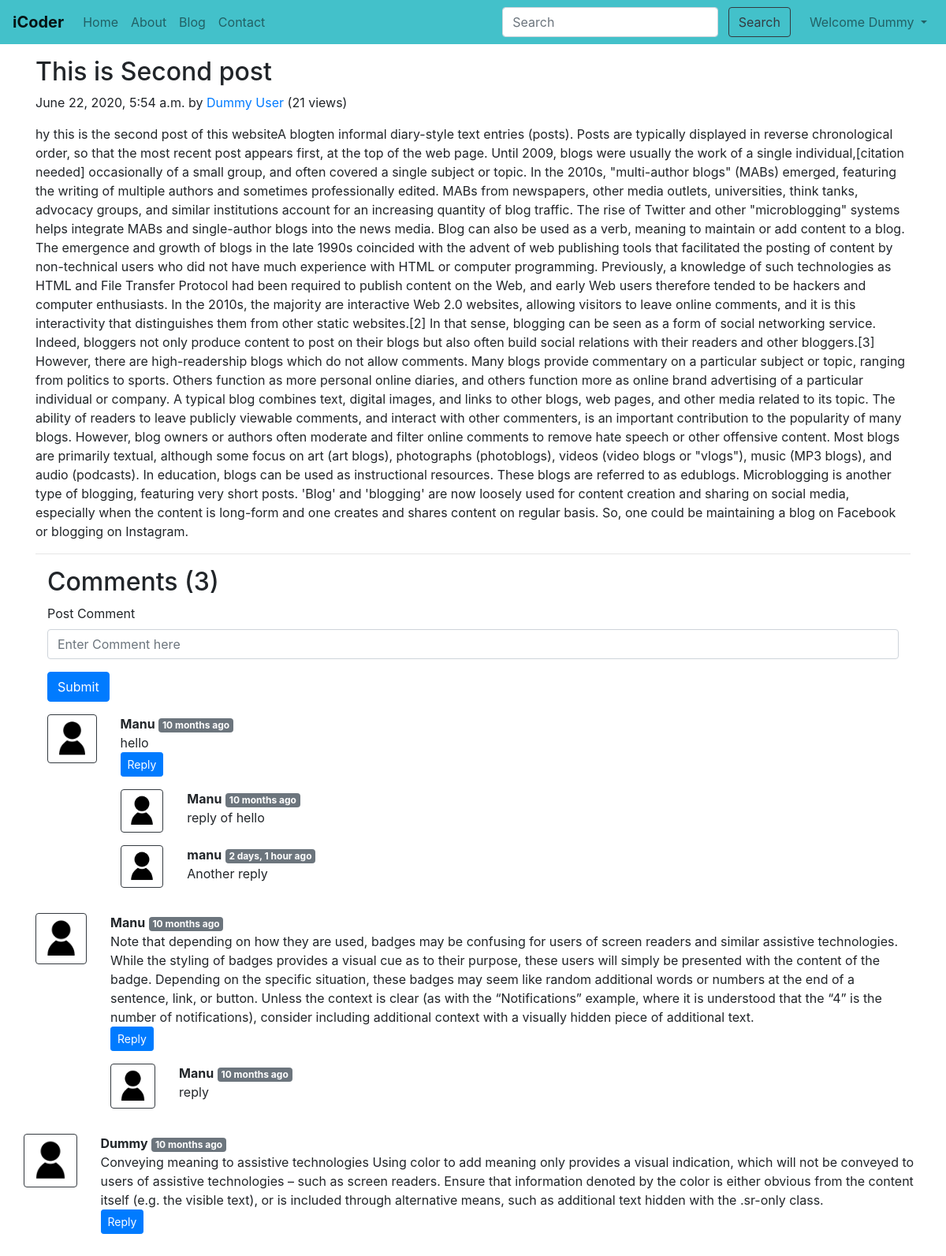
Screenshot of /blog/second-post/ (signed in) with the database file from the repository.
### blog/models.py (models this page shows, shortened)
class Post(models.Model):
    sno = models.AutoField(primary_key=True)
    slug = models.CharField(max_length=130)
    views = models.IntegerField(default=0)
    title = models.CharField(max_length=255)
    content = models.TextField()
    author = models.CharField(max_length=50)
    timeStamp = models.DateTimeField(blank=True)

class BlogComment(models.Model):
    sno = models.AutoField(primary_key=True)
    comment = models.TextField()
    user = models.ForeignKey(User, on_delete=models.CASCADE)
    post = models.ForeignKey(Post, on_delete=models.CASCADE)
    parent = models.ForeignKey('self', on_delete=models.CASCADE, null=True)
    timeStamp = models.DateTimeField(default=now)

### blog/views.py (the view)
# urls.py: path('<str:slug>/', views.blogPost, name='home'),
def blogPost(request, slug):
    post = Post.objects.filter(slug=slug).first()
    post.views = post.views +1
    post.save()
    comments = BlogComment.objects.filter(post=post, parent=None)
    replies = BlogComment.objects.filter(post=post).exclude(parent=None)
    repDict = {}
    for reply in replies:
        if reply.parent.sno not in repDict.keys():
            repDict[reply.parent.sno] = [reply]
        else:
            repDict[reply.parent.sno].append(reply)
    context = {'post': post, 'comments': comments, 'repDict': repDict}
    return render(request, 'blog/blogPost.html', context)

### blog/templatetags/extras.py (called while the page is built)
@register.filter(name='get_val')
def get_val(dict, key):
    return dict.get(key)

### templates/blog/blogPost.html (shortened to what this page needs)
{% extends 'base.html' %}
{% block body %}
{% load humanize %}
{% load extras %}
<div class="container my-3">
  <div class="blog-post">
    <h2 class="blog-post-title">{{post.title}}</h2>
    <p class="blog-post-meta">{{post.timeStamp}} by <a href="/about">{{post.author}}</a> (<span>{{post.views}}
        views</span>)</p>
    <p>{{post.content| safe}}</p>
    <hr>
  </div>
  <div class="container">
    <div class="my-2">
      <h2>Comments ({{comments.count}})</h2>
      {% if user.is_authenticated %}
      <form action="/blog/postComment" method="post">{% csrf_token %}
        <div class="form-group">
          <label for="postcomment">Post Comment</label>
          <input type="text" class="form-control" id="postcomment" name="postcomment" placeholder="Enter Comment here">
        </div>
        <button type="submit" class="btn btn-primary">Submit</button>
      </form>
    </div>
    {% else %}
    <p>Please login to post comments</p>
    {% endif %}
    {% for comment in comments %}
    <div class="row my-3">
      <div class="col-md-1">
        <img src="/static/img/hiclipart.com.png" alt="user" class="w-100 p-1 border border-dark rounded">
      </div>
      <div class="col-md-11"><b>{{comment.user.username}}</b> <span
          class="badge badge-secondary">{{comment.timeStamp| naturaltime}}</span>
        <div>{{comment.comment}}</div>
        <div class="reply mx-0">
          {% if user.is_authenticated %}
          <button class="btn btn-sm btn-primary" type="button" data-toggle="collapse"
            data-target="#replyBox{{comment.sno}}" aria-expanded="false" aria-controls="replyBox{{comment.sno}}">
            Reply
          </button>
          {% else %}
          <button class="btn btn-sm btn-primary disabled" type="button" data-toggle="collapse"
            data-target="#replyBox{{comment.sno}}" aria-expanded="false" aria-controls="replyBox{{comment.sno}}">
            Login to reply
          </button>
          {% endif %}
          <div class="replies my-2">
            {% for reply in repDict|get_val:comment.sno %}
            <div class="row my-3">
              <div class="col-md-1">
                <img src="/static/img/hiclipart.com.png" alt="user" class="w-100 p-1 border border-dark rounded">
              </div>
              <div class="col-md-11"><b>{{reply.user.username}}</b>
                <span class="badge badge-secondary">{{reply.timeStamp| naturaltime}}</span>
                <div>{{reply.comment}}</div>
              </div>
            </div>
            {% endfor %}
          </div>
        </div>
      </div>
      {% endfor %}
    </div>
    {% endblock body %}

### templates/base.html (shortened to what this page needs)
<!doctype html>
<html lang="en">
<head>
  <link rel="stylesheet" href="https://stackpath.bootstrapcdn.com/bootstrap/4.5.0/css/bootstrap.min.css"
>
</head>
<body>
  <nav class="navbar navbar-expand-lg navbar-light" style="background-color: #43C1CA;">
    <a class="navbar-brand" href="/"><b>iCoder</b></a>
    <div class="collapse navbar-collapse" id="navbarSupportedContent">
      <ul class="navbar-nav mr-auto">
        <li class="nav-item {% block homeactive %} {% endblock homeactive %}">
          <a class="nav-link" href="/">Home <span class="sr-only">(current)</span></a>
        </li>
        <li class="nav-item {% block aboutactive %} {% endblock aboutactive %}">
          <a class="nav-link" href="/about">About</a>
        </li>
        <li class="nav-item {% block blogactive %} {% endblock blogactive %}">
          <a class="nav-link" href="/blog">Blog</a>
        </li>
        <li class="nav-item {% block contactactive %} {% endblock contactactive %}">
          <a class="nav-link" href="/contact">Contact</a>
        </li>
      </ul>
      <div class="ml-auto form-inline">
      <form method="get" action="/search" class="my-2 my-lg-0 mx-3">
        <input class="form-control mr-sm-2" type="search" placeholder="Search" aria-label="Search" name="query"
          id="query">
        <button class="btn btn-outline-dark my-2 my-sm-0" type="submit">Search</button>
      </form>
      {% if user.is_authenticated %}
       <ul class="navbar-nav ml-auto">
      <li class="nav-item dropdown">
        <a class="nav-link dropdown-toggle" href="#" id="navbarDropdown" role="button" data-toggle="dropdown" aria-haspopup="true" aria-expanded="false">
          Welcome {{request.user}}
        </a>
      </li>
      </ul>
      {% endif %}
      </div>
    </div>
  </nav>
  {% block body %}
  {% endblock body %}
</body>
</html>

### rows the page displays
Post: title "This is Second post", timeStamp "June 22, 2020, 5:54 a.m.", author "Dummy User", views "21", content "hy this is the second post of this websiteA blogten informal diary-style text entries (posts). Posts are typically displayed in reverse chronological order, so that the most recent post appears first, at the top of the web page. Until 2009, blogs were usually the work of a single individual,[citation needed] occasionally of a small group, and often covered a single subject or topic. In the 2010s, \"multi-author blogs\" (MABs) emerged, featuring the writing of multiple authors and sometimes professionally edited. MABs from newspapers, other media outlets, universities, think tanks, advocacy groups, and similar institutions account for an increasing quantity of blog traffic. The rise of Twitter…"
BlogComment: user.username "Manu", timeStamp "10 months ago", comment "hello"
BlogComment: user.username "Manu", timeStamp "10 months ago", comment "reply of hello"
BlogComment: user.username "manu", timeStamp "2 days, 1 hour ago", comment "Another reply"
BlogComment: user.username "Manu", timeStamp "10 months ago", comment "Note that depending on how they are used, badges may be confusing for users of screen readers and similar assistive technologies. While the styling of badges provides a visual cue as to their purpose, these users will simply be presented with the content of the badge. Depending on the specific situation, these badges may seem like random additional words or numbers at the end of a sentence, link, or button. Unless the context is clear (as with the “Notifications” example, where it is understood that the “4” is the number of notifications), consider including additional context with a visually hidden piece of additional text."
BlogComment: user.username "Manu", timeStamp "10 months ago", comment "reply"
BlogComment: user.username "Dummy", timeStamp "10 months ago", comment "Conveying meaning to assistive technologies Using color to add meaning only provides a visual indication, which will not be conveyed to users of assistive technologies – such as screen readers. Ensure that information denoted by the color is either obvious from the content itself (e.g. the visible text), or is included through alternative means, such as additional text hidden with the .sr-only class."

### other values shown
{{ request.user }} "Dummy"
{{ comments.count }} "3"
